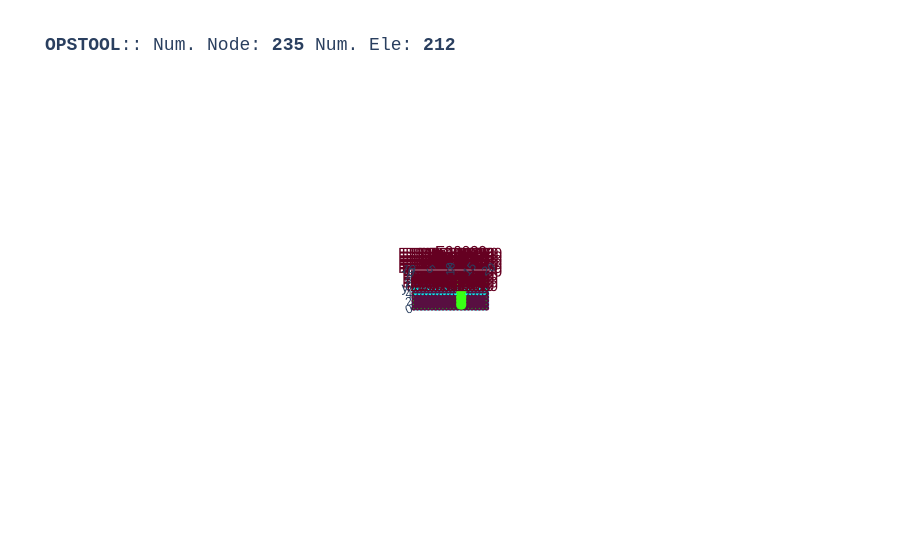

Notebook code for this chart:
### Code cell
opst.vis.plotly.plot_model(show_node_numbering=False, show_ele_numbering=True, show_nodal_loads = False)

### Figure 1 — Plotly figure (JSON) as saved in the notebook; plotly's stock layout.template omitted (floating-point values rounded to 4 significant figures; data arrays with more than 128 entries replaced by an {"elided": "..."} marker saying what was removed)
{"data": [{"color": "#00FFFF", "hoverinfo": "skip", "i": {"elided": "386 int values"}, "j": {"elided": "386 int values"}, "k": {"elided": "386 int values"}, "name": "BBarFourNodeQuadUP", "opacity": 1, "type": "mesh3d", "x": {"elided": "772 float values"}, "y": {"elided": "772 float values"}, "z": {"elided": "772 float values"}}, {"connectgaps": false, "hoverinfo": "skip", "line": {"color": "black", "width": 1}, "mode": "lines", "name": "Edge", "type": "scatter3d", "x": {"elided": "1158 float values"}, "y": {"elided": "1158 float values"}, "z": {"elided": "1158 float values"}}, {"connectgaps": false, "hoverinfo": "skip", "line": {"color": "#0652ff", "width": 5}, "mode": "lines", "name": "DispBeamColumn2d", "type": "scatter3d", "x": [13.0, 13.0, NaN, 13.0, 13.0, NaN, 13.0, 13.0, NaN, 13.0, 13.0, NaN, 13.0, 13.0, NaN, 13.0, 13.0, NaN, 13.0, 13.0, NaN, 13.0, 13.0, NaN, 13.0, 13.0, NaN], "y": [1.0, 2.0, NaN, 2.0, 3.0, NaN, 3.0, 4.0, NaN, 4.0, 5.0, NaN, 5.0, 6.0, NaN, 6.0, 7.0, NaN, 7.0, 8.0, NaN, 8.0, 9.0, NaN, 9.0, 10.0, NaN], "z": [0.0, 0.0, NaN, 0.0, 0.0, NaN, 0.0, 0.0, NaN, 0.0, 0.0, NaN, 0.0, 0.0, NaN, 0.0, 0.0, NaN, 0.0, 0.0, NaN, 0.0, 0.0, NaN, 0.0, 0.0, NaN]}, {"connectgaps": false, "hoverinfo": "skip", "line": {"color": "#39FF14", "width": 5}, "mode": "lines", "name": "ZeroLengthContact2D", "type": "scatter3d", "x": [13.0, 13.0, NaN, 13.0, 13.0, NaN, 13.0, 13.0, NaN, 13.0, 13.0, NaN, 13.0, 13.0, NaN, 13.0, 13.0, NaN, 13.0, 13.0, NaN, 13.0, 13.0, NaN, 13.0, 13.0, NaN, 13.0, 13.0, NaN], "y": [1.0, 1.0, NaN, 2.0, 2.0, NaN, 3.0, 3.0, NaN, 4.0, 4.0, NaN, 5.0, 5.0, NaN, 6.0, 6.0, NaN, 7.0, 7.0, NaN, 8.0, 8.0, NaN, 9.0, 9.0, NaN, 10.0, 10.0, NaN], "z": [0.0, 0.0, NaN, 0.0, 0.0, NaN, 0.0, 0.0, NaN, 0.0, 0.0, NaN, 0.0, 0.0, NaN, 0.0, 0.0, NaN, 0.0, 0.0, NaN, 0.0, 0.0, NaN, 0.0, 0.0, NaN, 0.0, 0.0, NaN]}, {"customdata": {"elided": "193 str values"}, "hovertemplate": "%{customdata}", "marker": {"color": "#00FFFF", "size": 3, "symbol": "diamond-open"}, "mode": "markers", "name": "BBarFourNodeQuadUP", "type": "scatter3d", "x": {"elided": "193 float values"}, "y": {"elided": "193 float values"}, "z": {"elided": "193 float values"}}, {"customdata": ["eleTag: 8051<br>connectedNodes:<br> [233 234]", "eleTag: 8052<br>connectedNodes:<br> [234 235]", "eleTag: 8053<br>connectedNodes:<br> [235 236]", "eleTag: 8054<br>connectedNodes:<br> [236 237]", "eleTag: 8055<br>connectedNodes:<br> [237 238]", "eleTag: 8056<br>connectedNodes:<br> [238 239]", "eleTag: 8057<br>connectedNodes:<br> [239 240]", "eleTag: 8058<br>connectedNodes:<br> [240 241]", "eleTag: 8059<br>connectedNodes:<br> [241 242]"], "hovertemplate": "%{customdata}", "marker": {"color": "#0652ff", "size": 3, "symbol": "diamond-open"}, "mode": "markers", "name": "DispBeamColumn2d", "type": "scatter3d", "x": [13.0, 13.0, 13.0, 13.0, 13.0, 13.0, 13.0, 13.0, 13.0], "y": [1.5, 2.5, 3.5, 4.5, 5.5, 6.5, 7.5, 8.5, 9.5], "z": [0.0, 0.0, 0.0, 0.0, 0.0, 0.0, 0.0, 0.0, 0.0]}, {"customdata": ["eleTag: 90020<br>connectedNodes:<br> [233  36]", "eleTag: 90021<br>connectedNodes:<br> [234  57]", "eleTag: 90022<br>connectedNodes:<br> [235  78]", "eleTag: 90023<br>connectedNodes:<br> [236  99]", "eleTag: 90024<br>connectedNodes:<br> [237 120]", "eleTag: 90025<br>connectedNodes:<br> [238 141]", "eleTag: 90026<br>connectedNodes:<br> [239 162]", "eleTag: 90027<br>connectedNodes:<br> [240 183]", "eleTag: 90028<br>connectedNodes:<br> [241 204]", "eleTag: 90029<br>connectedNodes:<br> [242 225]"], "hovertemplate": "%{customdata}", "marker": {"color": "#39FF14", "size": 3, "symbol": "diamond-open"}, "mode": "markers", "name": "ZeroLengthContact2D", "type": "scatter3d", "x": [13.0, 13.0, 13.0, 13.0, 13.0, 13.0, 13.0, 13.0, 13.0, 13.0], "y": [1.0, 2.0, 3.0, 4.0, 5.0, 6.0, 7.0, 8.0, 9.0, 10.0], "z": [0.0, 0.0, 0.0, 0.0, 0.0, 0.0, 0.0, 0.0, 0.0, 0.0]}, {"customdata": {"elided": "235 str values"}, "hovertemplate": "x: %{x}<br>y: %{y}<br>z: %{z} <br>nodeTag: %{customdata}", "marker": {"color": "#580f41", "size": 3, "symbol": "circle"}, "mode": "markers", "name": "Nodes", "type": "scatter3d", "x": {"elided": "235 float values"}, "y": {"elided": "235 float values"}, "z": {"elided": "235 float values"}}, {"mode": "text", "name": "Element Tag", "text": {"elided": "212 str values"}, "textfont": {"color": "#650021", "size": 15}, "type": "scatter3d", "x": {"elided": "212 float values"}, "y": {"elided": "212 float values"}, "z": {"elided": "212 float values"}}, {"connectgaps": false, "hoverinfo": "skip", "line": {"color": "#15b01a", "width": 1}, "mode": "lines", "name": "BC", "type": "scatter3d", "x": {"elided": "551 float values"}, "y": {"elided": "551 float values"}, "z": {"elided": "551 float values"}}, {"hoverinfo": "skip", "marker": {"color": "#39FF14", "size": 6}, "mode": "markers", "type": "scatter3d", "x": [13.0, 13.0, 13.0, 13.0, 13.0, 13.0, 13.0, 13.0, 13.0, 13.0], "y": [1.0, 2.0, 3.0, 4.0, 5.0, 6.0, 7.0, 8.0, 9.0, 10.0], "z": [0.0, 0.0, 0.0, 0.0, 0.0, 0.0, 0.0, 0.0, 0.0, 0.0]}], "layout": {"autosize": true, "font": {"family": "Arial, sans-serif"}, "scene": {"aspectmode": "data", "camera": {"eye": {"x": 0, "y": -0.1, "z": 20}}, "dragmode": "pan", "xaxis": {"showbackground": false}, "yaxis": {"showbackground": false}, "zaxis": {"showbackground": true, "showgrid": true, "showticklabels": false, "ticks": "", "title": {"text": ""}, "visible": true}}, "showlegend": false, "title": {"font": {"family": "courier", "size": 18}, "text": "<b>OPSTOOL</b>:: Num. Node: <b>235</b> Num. Ele: <b>212</b>"}}}
